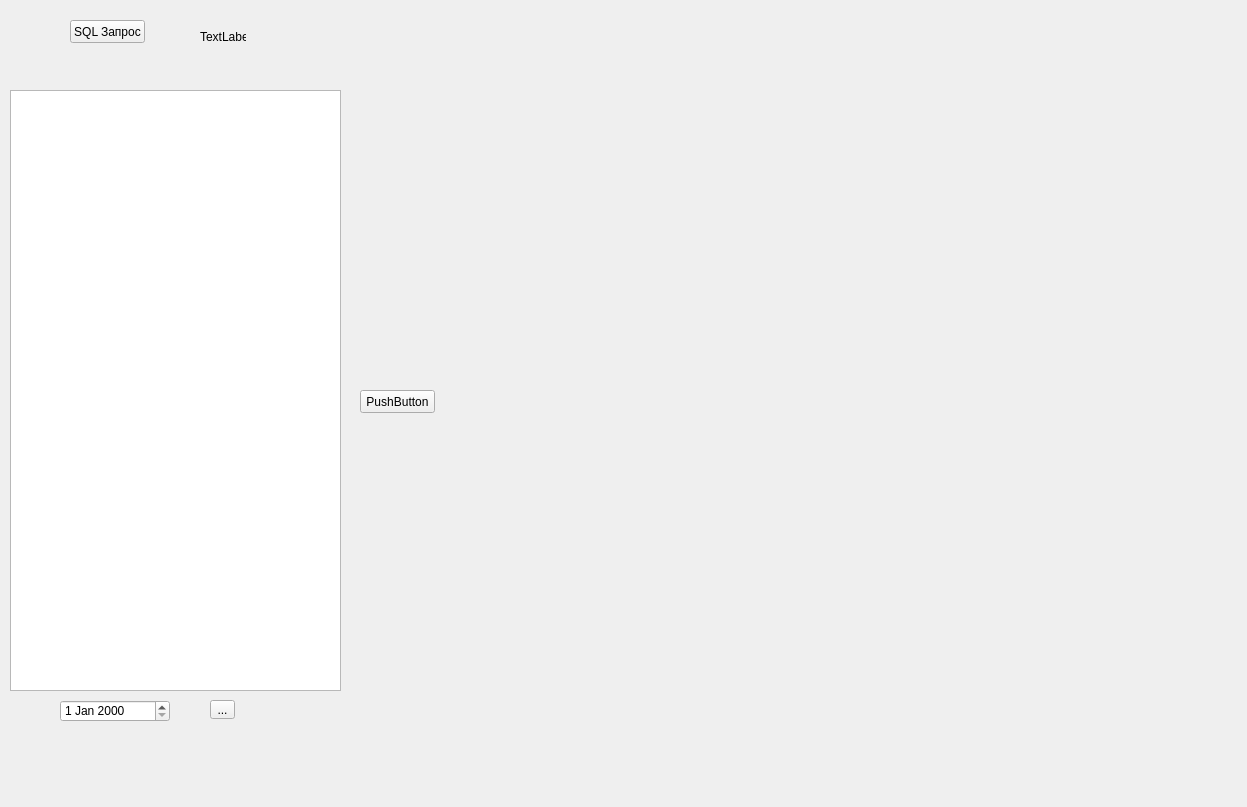
<?xml version="1.0" encoding="UTF-8"?>
<ui version="4.0">
    <class>Form</class>
    <widget class="QWidget" name="Form">
        <property name="geometry">
            <rect>
                <x>0</x>
                <y>0</y>
                <width>1247</width>
                <height>807</height>
            </rect>
        </property>
        <property name="windowTitle">
            <string>Form</string>
        </property>
        <widget class="QPushButton" name="pushButton_TestSQL">
            <property name="geometry">
                <rect>
                    <x>70</x>
                    <y>20</y>
                    <width>75</width>
                    <height>23</height>
                </rect>
            </property>
            <property name="text">
                <string>SQL Запрос</string>
            </property>
        </widget>
        <widget class="QDateEdit" name="dateEdit">
            <property name="geometry">
                <rect>
                    <x>60</x>
                    <y>700</y>
                    <width>110</width>
                    <height>22</height>
                </rect>
            </property>
        </widget>
        <widget class="QToolButton" name="toolButton">
            <property name="geometry">
                <rect>
                    <x>210</x>
                    <y>700</y>
                    <width>25</width>
                    <height>19</height>
                </rect>
            </property>
            <property name="text">
                <string>...</string>
            </property>
        </widget>
        <widget class="QLabel" name="label_Hello">
            <property name="geometry">
                <rect>
                    <x>200</x>
                    <y>30</y>
                    <width>46</width>
                    <height>13</height>
                </rect>
            </property>
            <property name="text">
                <string>TextLabel</string>
            </property>
        </widget>
        <widget class="QTreeView" name="treeView">
            <property name="geometry">
                <rect>
                    <x>10</x>
                    <y>90</y>
                    <width>331</width>
                    <height>601</height>
                </rect>
            </property>
        </widget>
        <widget class="QPushButton" name="pushButton">
            <property name="geometry">
                <rect>
                    <x>360</x>
                    <y>390</y>
                    <width>75</width>
                    <height>23</height>
                </rect>
            </property>
            <property name="text">
                <string>PushButton</string>
            </property>
        </widget>
    </widget>
    <resources/>
    <connections/>
</ui>
